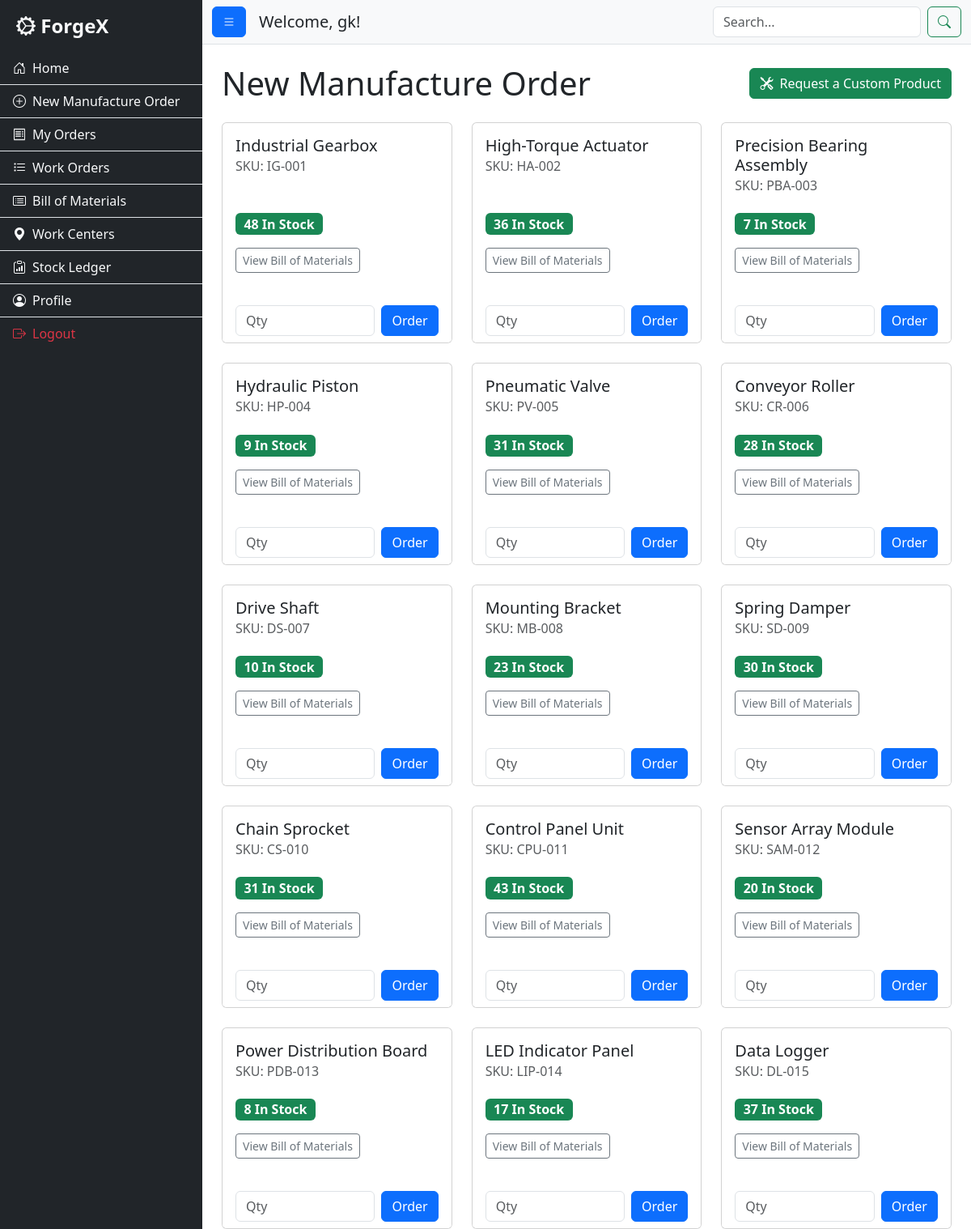
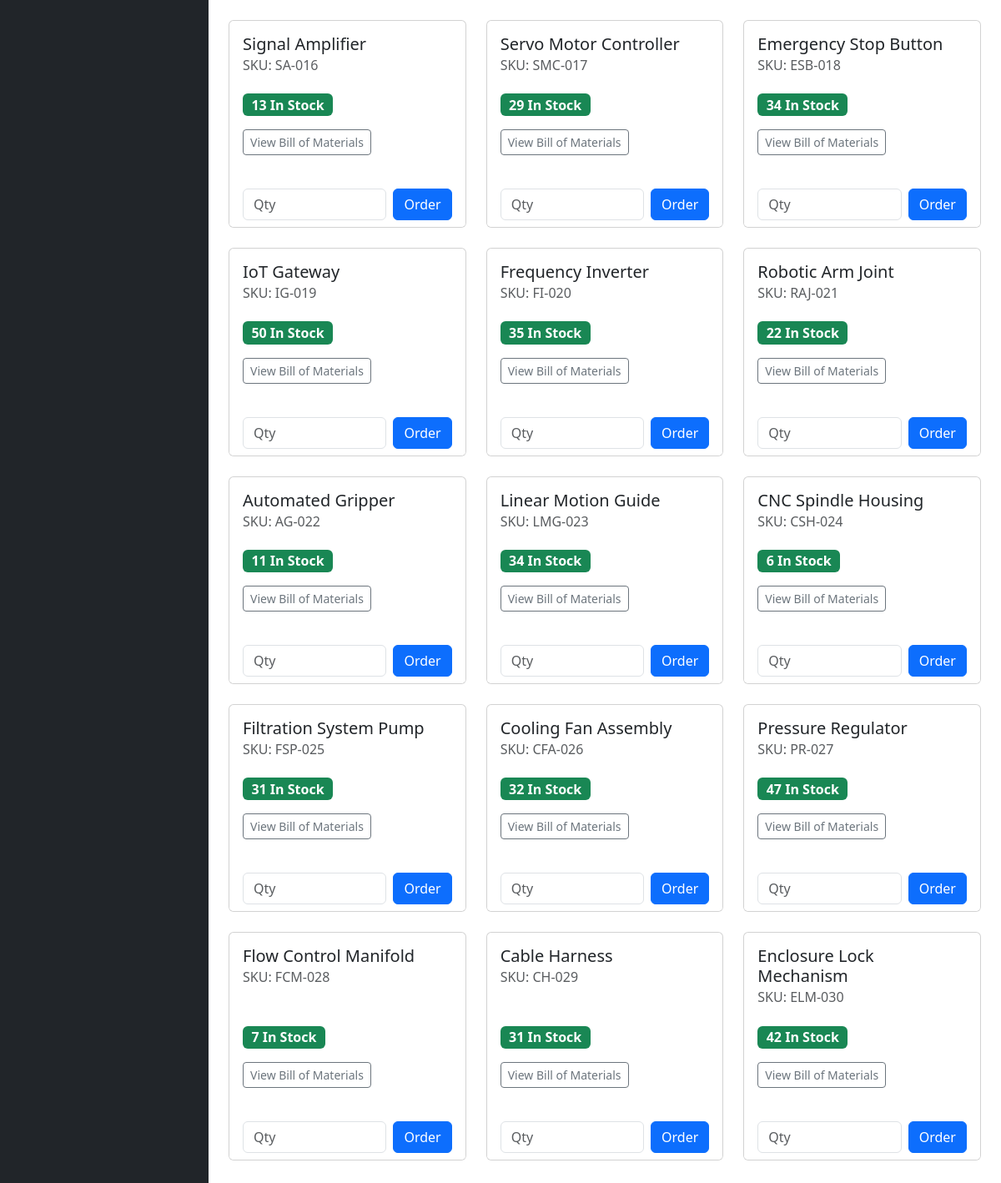
/products/customer (signed in), run on the app's committed database (2 pictures, top to bottom).
### app.py (models this page shows, shortened)
class Product(db.Model):
    id = db.Column(db.String(50), primary_key=True)
    name = db.Column(db.String(100), nullable=False)
    sku = db.Column(db.String(50), unique=True, nullable=False)
    finished_stock = db.Column(db.Integer, default=0)
    bom_items = db.relationship('BomItem', backref='product', lazy=True, cascade="all, delete-orphan")

### app.py (the view)
@app.route('/products/customer')
@login_required
@role_required('customer')
def products_customer():
    products, materials = Product.query.all(), RawMaterial.query.all()
    return render_template('products_customer.html', products=products, materials=materials)

### app.py (called while the page is built)
def login_required(f):
    @wraps(f)
    def decorated_function(*args, **kwargs):
        if 'username' not in session:
            flash("Please log in to access this page.", "warning")
            return redirect(url_for('login'))
        user = User.query.filter_by(username=session['username']).first()
        if not user:
            session.clear()
            flash("Your login session was invalid. Please log in again.", "danger")
            return redirect(url_for('login'))
        return f(*args, **kwargs)
    return decorated_function

def role_required(required_role):
    def decorator(f):
        @wraps(f)
        def decorated_function(*args, **kwargs):
            if session.get('role') != required_role:
                flash("You do not have permission to access this page.", "danger")
                return redirect(url_for('index'))
            return f(*args, **kwargs)
        return decorated_function
    return decorator

### templates/products_customer.html (shortened to what this page needs)
{% extends "layout.html" %}
{% block content %}
<div class="d-flex justify-content-between align-items-center mb-4">
    <h1 class="mb-0">New Manufacture Order</h1>
    <button class="btn btn-success" data-bs-toggle="modal" data-bs-target="#customProductModal">
        <i class="bi bi-tools me-2"></i>Request a Custom Product
    </button>
</div>
<div class="row">
    {% for product in products %}
    <div class="col-md-6 col-lg-4 mb-4">
        <div class="card h-100">
            <div class="card-body d-flex flex-column">
                <h5 class="card-title">{{ product.name }}</h5>
                <h6 class="card-subtitle mb-2 text-muted">SKU: {{ product.sku }}</h6>
                <p class="card-text mt-auto pt-3">
                    <span class="badge fs-6 {% if product.finished_stock > 0 %}bg-success{% else %}bg-danger{% endif %}">
                        {% if product.finished_stock > 0 %}
                            {{ product.finished_stock }} In Stock
                        {% else %}
                            On Backorder
                        {% endif %}
                    </span>
                </p>
                <p>
                    <button class="btn btn-sm btn-outline-secondary" type="button" data-bs-toggle="collapse" data-bs-target="#bom-{{ product.id }}">
                        View Bill of Materials
                    </button>
                </p>
            </div>
            <div class="card-footer bg-white border-top-0">
                <form action="{{ url_for('place_order') }}" method="post" class="d-flex">
                    <input type="number" name="quantity" class="form-control me-2" placeholder="Qty" min="1" required>
                    <button type="submit" class="btn btn-primary">Order</button>
                </form>
            </div>
        </div>
    </div>
    {% else %}
    <div class="col"><p>No products are currently available.</p></div>
    {% endfor %}
</div>
{% endblock %}

### static/css/style.css (style rules this page uses)
body { overflow-x: hidden; }

### data on the page
Product: name "Industrial Gearbox", sku "IG-001", finished_stock "48"
Product: name "High-Torque Actuator", sku "HA-002", finished_stock "36"
Product: name "Precision Bearing Assembly", sku "PBA-003", finished_stock "7"
Product: name "Hydraulic Piston", sku "HP-004", finished_stock "9"
Product: name "Pneumatic Valve", sku "PV-005", finished_stock "31"
Product: name "Conveyor Roller", sku "CR-006", finished_stock "28"
Product: name "Drive Shaft", sku "DS-007", finished_stock "10"
Product: name "Mounting Bracket", sku "MB-008", finished_stock "23"
Product: name "Spring Damper", sku "SD-009", finished_stock "30"
Product: name "Chain Sprocket", sku "CS-010", finished_stock "31"
Product: name "Control Panel Unit", sku "CPU-011", finished_stock "43"
Product: name "Sensor Array Module", sku "SAM-012", finished_stock "20"
Product: name "Power Distribution Board", sku "PDB-013", finished_stock "8"
Product: name "LED Indicator Panel", sku "LIP-014", finished_stock "17"
Product: name "Data Logger", sku "DL-015", finished_stock "37"
Product: name "Signal Amplifier", sku "SA-016", finished_stock "13"
Product: name "Servo Motor Controller", sku "SMC-017", finished_stock "29"
Product: name "Emergency Stop Button", sku "ESB-018", finished_stock "34"
Product: name "IoT Gateway", sku "IG-019", finished_stock "50"
Product: name "Frequency Inverter", sku "FI-020", finished_stock "35"
Product: name "Robotic Arm Joint", sku "RAJ-021", finished_stock "22"
Product: name "Automated Gripper", sku "AG-022", finished_stock "11"
Product: name "Linear Motion Guide", sku "LMG-023", finished_stock "34"
Product: name "CNC Spindle Housing", sku "CSH-024", finished_stock "6"
Product: name "Filtration System Pump", sku "FSP-025", finished_stock "31"
Product: name "Cooling Fan Assembly", sku "CFA-026", finished_stock "32"
Product: name "Pressure Regulator", sku "PR-027", finished_stock "47"
Product: name "Flow Control Manifold", sku "FCM-028", finished_stock "7"
Product: name "Cable Harness", sku "CH-029", finished_stock "31"
Product: name "Enclosure Lock Mechanism", sku "ELM-030", finished_stock "42"

### other printed values
{{ session.username }} "gk"
